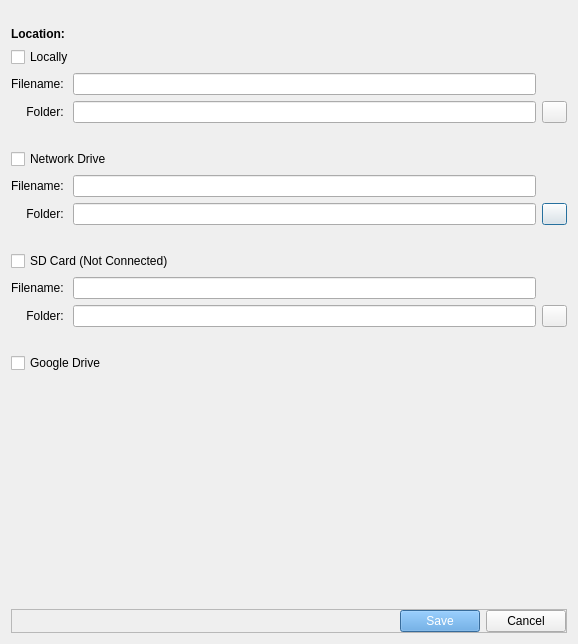
<?xml version="1.0" encoding="UTF-8"?>
<ui version="4.0">
 <class>saveLocationDialog</class>
 <widget class="QDialog" name="saveLocationDialog">
  <property name="geometry">
   <rect>
    <x>0</x>
    <y>0</y>
    <width>578</width>
    <height>644</height>
   </rect>
  </property>
  <property name="windowTitle">
   <string>Save Data</string>
  </property>
  <layout class="QGridLayout" name="gridLayout">
   <item row="1" column="1">
    <widget class="QLabel" name="label">
     <property name="minimumSize">
      <size>
       <width>0</width>
       <height>30</height>
      </size>
     </property>
     <property name="font">
      <font>
       <weight>75</weight>
       <bold>true</bold>
      </font>
     </property>
     <property name="text">
      <string>Location:</string>
     </property>
     <property name="alignment">
      <set>Qt::AlignBottom|Qt::AlignLeading|Qt::AlignLeft</set>
     </property>
    </widget>
   </item>
   <item row="5" column="1">
    <widget class="QWidget" name="widget_networkDrive" native="true">
     <layout class="QGridLayout" name="gridLayout_4">
      <property name="leftMargin">
       <number>0</number>
      </property>
      <property name="topMargin">
       <number>0</number>
      </property>
      <property name="rightMargin">
       <number>0</number>
      </property>
      <property name="bottomMargin">
       <number>20</number>
      </property>
      <item row="0" column="1">
       <widget class="QLineEdit" name="lineEdit_filenameND"/>
      </item>
      <item row="1" column="0">
       <widget class="QLabel" name="label_folderND">
        <property name="text">
         <string>Folder: </string>
        </property>
        <property name="alignment">
         <set>Qt::AlignRight|Qt::AlignTrailing|Qt::AlignVCenter</set>
        </property>
       </widget>
      </item>
      <item row="1" column="1">
       <widget class="QLineEdit" name="lineEdit_folderND">
        <property name="readOnly">
         <bool>true</bool>
        </property>
       </widget>
      </item>
      <item row="0" column="0">
       <widget class="QLabel" name="label_filenameND">
        <property name="text">
         <string>Filename: </string>
        </property>
        <property name="alignment">
         <set>Qt::AlignRight|Qt::AlignTrailing|Qt::AlignVCenter</set>
        </property>
       </widget>
      </item>
      <item row="1" column="2">
       <widget class="QPushButton" name="pushButton_browseNDDir">
        <property name="maximumSize">
         <size>
          <width>25</width>
          <height>25</height>
         </size>
        </property>
        <property name="text">
         <string/>
        </property>
        <property name="icon">
         <iconset>
          <normaloff>browseDirectoryIcon.svg</normaloff>browseDirectoryIcon.svg</iconset>
        </property>
        <property name="iconSize">
         <size>
          <width>20</width>
          <height>25</height>
         </size>
        </property>
       </widget>
      </item>
     </layout>
    </widget>
   </item>
   <item row="4" column="1">
    <widget class="QCheckBox" name="checkBox_networkDrive">
     <property name="text">
      <string>Network Drive</string>
     </property>
    </widget>
   </item>
   <item row="11" column="1">
    <widget class="QFrame" name="frame_buttons">
     <property name="frameShape">
      <enum>QFrame::StyledPanel</enum>
     </property>
     <property name="frameShadow">
      <enum>QFrame::Raised</enum>
     </property>
     <layout class="QHBoxLayout" name="horizontalLayout">
      <property name="leftMargin">
       <number>0</number>
      </property>
      <property name="topMargin">
       <number>0</number>
      </property>
      <property name="rightMargin">
       <number>0</number>
      </property>
      <property name="bottomMargin">
       <number>0</number>
      </property>
      <item>
       <spacer name="horizontalSpacer">
        <property name="orientation">
         <enum>Qt::Horizontal</enum>
        </property>
        <property name="sizeHint" stdset="0">
         <size>
          <width>40</width>
          <height>20</height>
         </size>
        </property>
       </spacer>
      </item>
      <item>
       <widget class="QPushButton" name="pushButton_save">
        <property name="styleSheet">
         <string notr="true">background-color: #4d97db;
color: white
</string>
        </property>
        <property name="text">
         <string>Save</string>
        </property>
        <property name="shortcut">
         <string>Return</string>
        </property>
       </widget>
      </item>
      <item>
       <widget class="QPushButton" name="pushButton_cancel">
        <property name="text">
         <string>Cancel</string>
        </property>
       </widget>
      </item>
     </layout>
    </widget>
   </item>
   <item row="7" column="1">
    <widget class="QWidget" name="widget_SDCard" native="true">
     <layout class="QGridLayout" name="gridLayout_5">
      <property name="leftMargin">
       <number>0</number>
      </property>
      <property name="topMargin">
       <number>0</number>
      </property>
      <property name="rightMargin">
       <number>0</number>
      </property>
      <property name="bottomMargin">
       <number>20</number>
      </property>
      <item row="0" column="1">
       <widget class="QLineEdit" name="lineEdit_filenameSD">
        <property name="toolTip">
         <string>Must be less than 12 characters</string>
        </property>
       </widget>
      </item>
      <item row="1" column="0">
       <widget class="QLabel" name="label_folderSD">
        <property name="text">
         <string>Folder: </string>
        </property>
        <property name="alignment">
         <set>Qt::AlignRight|Qt::AlignTrailing|Qt::AlignVCenter</set>
        </property>
       </widget>
      </item>
      <item row="1" column="2">
       <widget class="QPushButton" name="pushButton_browseSDDir">
        <property name="maximumSize">
         <size>
          <width>25</width>
          <height>25</height>
         </size>
        </property>
        <property name="text">
         <string/>
        </property>
        <property name="icon">
         <iconset>
          <normaloff>browseDirectoryIcon.svg</normaloff>browseDirectoryIcon.svg</iconset>
        </property>
        <property name="iconSize">
         <size>
          <width>20</width>
          <height>25</height>
         </size>
        </property>
       </widget>
      </item>
      <item row="0" column="0">
       <widget class="QLabel" name="label_filenameSD">
        <property name="text">
         <string>Filename: </string>
        </property>
        <property name="alignment">
         <set>Qt::AlignRight|Qt::AlignTrailing|Qt::AlignVCenter</set>
        </property>
       </widget>
      </item>
      <item row="1" column="1">
       <widget class="QLineEdit" name="lineEdit_folderSD">
        <property name="readOnly">
         <bool>true</bool>
        </property>
       </widget>
      </item>
     </layout>
    </widget>
   </item>
   <item row="9" column="1">
    <widget class="QWidget" name="widget_GDrive" native="true">
     <property name="sizePolicy">
      <sizepolicy hsizetype="Preferred" vsizetype="Preferred">
       <horstretch>0</horstretch>
       <verstretch>0</verstretch>
      </sizepolicy>
     </property>
     <property name="minimumSize">
      <size>
       <width>0</width>
       <height>150</height>
      </size>
     </property>
     <property name="sizeIncrement">
      <size>
       <width>0</width>
       <height>0</height>
      </size>
     </property>
     <property name="baseSize">
      <size>
       <width>0</width>
       <height>0</height>
      </size>
     </property>
    </widget>
   </item>
   <item row="2" column="1">
    <widget class="QCheckBox" name="checkBox_local">
     <property name="text">
      <string>Locally</string>
     </property>
    </widget>
   </item>
   <item row="3" column="1">
    <widget class="QWidget" name="widget_local" native="true">
     <layout class="QGridLayout" name="gridLayout_3">
      <property name="leftMargin">
       <number>0</number>
      </property>
      <property name="topMargin">
       <number>0</number>
      </property>
      <property name="rightMargin">
       <number>0</number>
      </property>
      <property name="bottomMargin">
       <number>20</number>
      </property>
      <item row="1" column="0">
       <widget class="QLabel" name="label_folderLocal">
        <property name="text">
         <string>Folder: </string>
        </property>
        <property name="alignment">
         <set>Qt::AlignRight|Qt::AlignTrailing|Qt::AlignVCenter</set>
        </property>
       </widget>
      </item>
      <item row="0" column="1">
       <widget class="QLineEdit" name="lineEdit_filenameLocal"/>
      </item>
      <item row="0" column="0">
       <widget class="QLabel" name="label_filenameLocal">
        <property name="text">
         <string>Filename: </string>
        </property>
        <property name="alignment">
         <set>Qt::AlignRight|Qt::AlignTrailing|Qt::AlignVCenter</set>
        </property>
       </widget>
      </item>
      <item row="1" column="2">
       <widget class="QPushButton" name="pushButton_browseDir">
        <property name="maximumSize">
         <size>
          <width>25</width>
          <height>25</height>
         </size>
        </property>
        <property name="text">
         <string/>
        </property>
        <property name="icon">
         <iconset>
          <normaloff>browseDirectoryIcon.svg</normaloff>browseDirectoryIcon.svg</iconset>
        </property>
        <property name="iconSize">
         <size>
          <width>20</width>
          <height>25</height>
         </size>
        </property>
       </widget>
      </item>
      <item row="1" column="1">
       <widget class="QLineEdit" name="lineEdit_folderLocal">
        <property name="readOnly">
         <bool>true</bool>
        </property>
       </widget>
      </item>
     </layout>
    </widget>
   </item>
   <item row="6" column="1">
    <widget class="QCheckBox" name="checkBox_SDCard">
     <property name="text">
      <string>SD Card (Not Connected)</string>
     </property>
    </widget>
   </item>
   <item row="8" column="1">
    <widget class="QCheckBox" name="checkBox_GDrive">
     <property name="text">
      <string>Google Drive</string>
     </property>
    </widget>
   </item>
   <item row="10" column="1">
    <spacer name="verticalSpacer_6">
     <property name="orientation">
      <enum>Qt::Vertical</enum>
     </property>
     <property name="sizeHint" stdset="0">
      <size>
       <width>20</width>
       <height>40</height>
      </size>
     </property>
    </spacer>
   </item>
  </layout>
 </widget>
 <resources/>
 <connections/>
</ui>
